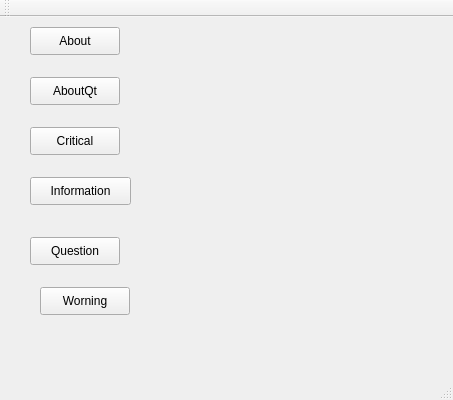
<?xml version="1.0" encoding="UTF-8"?>
<ui version="4.0">
 <class>MainWindow</class>
 <widget class="QMainWindow" name="MainWindow">
  <property name="geometry">
   <rect>
    <x>0</x>
    <y>0</y>
    <width>453</width>
    <height>400</height>
   </rect>
  </property>
  <property name="windowTitle">
   <string>MainWindow</string>
  </property>
  <widget class="QWidget" name="centralWidget">
   <widget class="QPushButton" name="pushButton">
    <property name="geometry">
     <rect>
      <x>30</x>
      <y>10</y>
      <width>90</width>
      <height>28</height>
     </rect>
    </property>
    <property name="text">
     <string>About</string>
    </property>
   </widget>
   <widget class="QPushButton" name="pushButton_2">
    <property name="geometry">
     <rect>
      <x>30</x>
      <y>60</y>
      <width>90</width>
      <height>28</height>
     </rect>
    </property>
    <property name="text">
     <string>AboutQt</string>
    </property>
   </widget>
   <widget class="QPushButton" name="pushButton_3">
    <property name="geometry">
     <rect>
      <x>30</x>
      <y>110</y>
      <width>90</width>
      <height>28</height>
     </rect>
    </property>
    <property name="text">
     <string>Critical</string>
    </property>
   </widget>
   <widget class="QPushButton" name="pushButton_4">
    <property name="geometry">
     <rect>
      <x>30</x>
      <y>160</y>
      <width>101</width>
      <height>28</height>
     </rect>
    </property>
    <property name="text">
     <string>Information</string>
    </property>
   </widget>
   <widget class="QPushButton" name="pushButton_5">
    <property name="geometry">
     <rect>
      <x>30</x>
      <y>220</y>
      <width>90</width>
      <height>28</height>
     </rect>
    </property>
    <property name="text">
     <string>Question</string>
    </property>
   </widget>
   <widget class="QPushButton" name="pushButton_6">
    <property name="geometry">
     <rect>
      <x>40</x>
      <y>270</y>
      <width>90</width>
      <height>28</height>
     </rect>
    </property>
    <property name="text">
     <string>Worning</string>
    </property>
   </widget>
  </widget>
  <widget class="QMenuBar" name="menuBar">
   <property name="geometry">
    <rect>
     <x>0</x>
     <y>0</y>
     <width>453</width>
     <height>22</height>
    </rect>
   </property>
  </widget>
  <widget class="QToolBar" name="mainToolBar">
   <attribute name="toolBarArea">
    <enum>TopToolBarArea</enum>
   </attribute>
   <attribute name="toolBarBreak">
    <bool>false</bool>
   </attribute>
  </widget>
  <widget class="QStatusBar" name="statusBar"/>
 </widget>
 <layoutdefault spacing="6" margin="11"/>
 <resources/>
 <connections/>
</ui>
